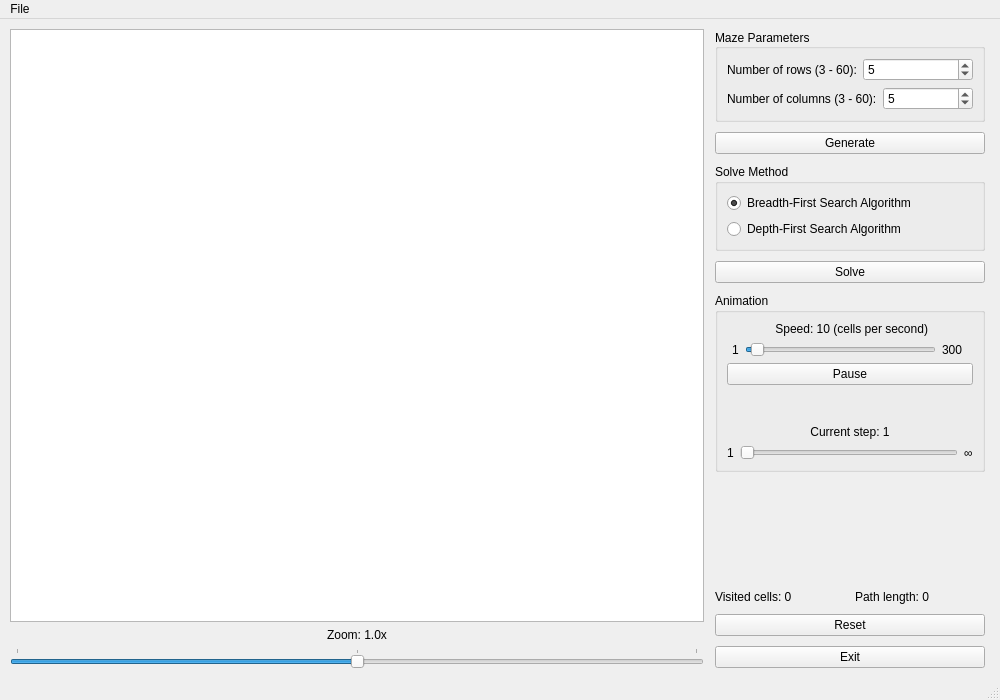
<?xml version="1.0" encoding="UTF-8"?>
<ui version="4.0">
 <class>MainWindow</class>
 <widget class="QMainWindow" name="MainWindow">
  <property name="windowModality">
   <enum>Qt::WindowModal</enum>
  </property>
  <property name="geometry">
   <rect>
    <x>0</x>
    <y>0</y>
    <width>1000</width>
    <height>700</height>
   </rect>
  </property>
  <property name="minimumSize">
   <size>
    <width>800</width>
    <height>670</height>
   </size>
  </property>
  <property name="windowTitle">
   <string>Maze Solver</string>
  </property>
  <property name="locale">
   <locale language="English" country="UnitedKingdom"/>
  </property>
  <property name="tabShape">
   <enum>QTabWidget::Rounded</enum>
  </property>
  <property name="unifiedTitleAndToolBarOnMac">
   <bool>false</bool>
  </property>
  <widget class="QWidget" name="centralwidget">
   <property name="sizePolicy">
    <sizepolicy hsizetype="Expanding" vsizetype="Expanding">
     <horstretch>0</horstretch>
     <verstretch>0</verstretch>
    </sizepolicy>
   </property>
   <layout class="QHBoxLayout" name="horizontalLayout_2" stretch="0,0">
    <property name="leftMargin">
     <number>10</number>
    </property>
    <property name="topMargin">
     <number>10</number>
    </property>
    <property name="rightMargin">
     <number>10</number>
    </property>
    <property name="bottomMargin">
     <number>10</number>
    </property>
    <item>
     <layout class="QVBoxLayout" name="verticalLayout_7">
      <item>
       <widget class="QGraphicsView" name="mazeView">
        <property name="sizePolicy">
         <sizepolicy hsizetype="Expanding" vsizetype="Expanding">
          <horstretch>0</horstretch>
          <verstretch>0</verstretch>
         </sizepolicy>
        </property>
        <property name="minimumSize">
         <size>
          <width>0</width>
          <height>0</height>
         </size>
        </property>
        <property name="frameShape">
         <enum>QFrame::StyledPanel</enum>
        </property>
       </widget>
      </item>
      <item>
       <widget class="QLabel" name="zoomLabel">
        <property name="text">
         <string>Zoom: 1.0x</string>
        </property>
        <property name="alignment">
         <set>Qt::AlignCenter</set>
        </property>
       </widget>
      </item>
      <item>
       <widget class="QSlider" name="zoomSlider">
        <property name="minimum">
         <number>-100</number>
        </property>
        <property name="maximum">
         <number>100</number>
        </property>
        <property name="singleStep">
         <number>1</number>
        </property>
        <property name="sliderPosition">
         <number>0</number>
        </property>
        <property name="tracking">
         <bool>true</bool>
        </property>
        <property name="orientation">
         <enum>Qt::Horizontal</enum>
        </property>
        <property name="invertedAppearance">
         <bool>false</bool>
        </property>
        <property name="invertedControls">
         <bool>false</bool>
        </property>
        <property name="tickPosition">
         <enum>QSlider::TicksAbove</enum>
        </property>
        <property name="tickInterval">
         <number>100</number>
        </property>
       </widget>
      </item>
     </layout>
    </item>
    <item>
     <widget class="QWidget" name="verticalWidget" native="true">
      <property name="sizePolicy">
       <sizepolicy hsizetype="Fixed" vsizetype="Expanding">
        <horstretch>0</horstretch>
        <verstretch>0</verstretch>
       </sizepolicy>
      </property>
      <property name="minimumSize">
       <size>
        <width>280</width>
        <height>0</height>
       </size>
      </property>
      <layout class="QVBoxLayout" name="verticalLayout">
       <property name="spacing">
        <number>10</number>
       </property>
       <property name="leftMargin">
        <number>5</number>
       </property>
       <property name="topMargin">
        <number>0</number>
       </property>
       <property name="rightMargin">
        <number>5</number>
       </property>
       <property name="bottomMargin">
        <number>0</number>
       </property>
       <item>
        <widget class="QGroupBox" name="groupBox">
         <property name="sizePolicy">
          <sizepolicy hsizetype="Preferred" vsizetype="Fixed">
           <horstretch>0</horstretch>
           <verstretch>0</verstretch>
          </sizepolicy>
         </property>
         <property name="font">
          <font>
           <bold>false</bold>
          </font>
         </property>
         <property name="title">
          <string>Maze Parameters</string>
         </property>
         <property name="alignment">
          <set>Qt::AlignLeading|Qt::AlignLeft|Qt::AlignVCenter</set>
         </property>
         <property name="flat">
          <bool>false</bool>
         </property>
         <layout class="QVBoxLayout" name="verticalLayout_2">
          <item>
           <layout class="QHBoxLayout" name="horizontalLayout_5">
            <item>
             <widget class="QLabel" name="label">
              <property name="sizePolicy">
               <sizepolicy hsizetype="Fixed" vsizetype="Minimum">
                <horstretch>0</horstretch>
                <verstretch>0</verstretch>
               </sizepolicy>
              </property>
              <property name="text">
               <string>Number of rows (3 - 60):</string>
              </property>
             </widget>
            </item>
            <item>
             <widget class="QSpinBox" name="rowsCount">
              <property name="wrapping">
               <bool>false</bool>
              </property>
              <property name="frame">
               <bool>true</bool>
              </property>
              <property name="buttonSymbols">
               <enum>QAbstractSpinBox::UpDownArrows</enum>
              </property>
              <property name="minimum">
               <number>3</number>
              </property>
              <property name="maximum">
               <number>60</number>
              </property>
              <property name="value">
               <number>5</number>
              </property>
             </widget>
            </item>
           </layout>
          </item>
          <item>
           <layout class="QHBoxLayout" name="horizontalLayout_3">
            <item>
             <widget class="QLabel" name="label_2">
              <property name="sizePolicy">
               <sizepolicy hsizetype="Fixed" vsizetype="Minimum">
                <horstretch>0</horstretch>
                <verstretch>0</verstretch>
               </sizepolicy>
              </property>
              <property name="text">
               <string>Number of columns (3 - 60):</string>
              </property>
             </widget>
            </item>
            <item>
             <widget class="QSpinBox" name="columnsCount">
              <property name="sizePolicy">
               <sizepolicy hsizetype="Minimum" vsizetype="Fixed">
                <horstretch>0</horstretch>
                <verstretch>0</verstretch>
               </sizepolicy>
              </property>
              <property name="wrapping">
               <bool>false</bool>
              </property>
              <property name="frame">
               <bool>true</bool>
              </property>
              <property name="buttonSymbols">
               <enum>QAbstractSpinBox::UpDownArrows</enum>
              </property>
              <property name="minimum">
               <number>3</number>
              </property>
              <property name="maximum">
               <number>60</number>
              </property>
              <property name="value">
               <number>5</number>
              </property>
             </widget>
            </item>
           </layout>
          </item>
         </layout>
        </widget>
       </item>
       <item>
        <widget class="QPushButton" name="generateButton">
         <property name="text">
          <string>Generate</string>
         </property>
        </widget>
       </item>
       <item>
        <widget class="QGroupBox" name="solveMethodGroupBox">
         <property name="sizePolicy">
          <sizepolicy hsizetype="MinimumExpanding" vsizetype="Fixed">
           <horstretch>0</horstretch>
           <verstretch>0</verstretch>
          </sizepolicy>
         </property>
         <property name="title">
          <string>Solve Method</string>
         </property>
         <layout class="QVBoxLayout" name="verticalLayout_3">
          <item>
           <widget class="QRadioButton" name="bfsRButton">
            <property name="text">
             <string>Breadth-First Search Algorithm</string>
            </property>
            <property name="checked">
             <bool>true</bool>
            </property>
           </widget>
          </item>
          <item>
           <widget class="QRadioButton" name="dfsRButton">
            <property name="text">
             <string>Depth-First Search Algorithm</string>
            </property>
           </widget>
          </item>
         </layout>
        </widget>
       </item>
       <item>
        <widget class="QPushButton" name="solveButton">
         <property name="text">
          <string>Solve</string>
         </property>
        </widget>
       </item>
       <item>
        <widget class="QGroupBox" name="groupBox_3">
         <property name="title">
          <string>Animation</string>
         </property>
         <layout class="QVBoxLayout" name="verticalLayout_4">
          <property name="spacing">
           <number>40</number>
          </property>
          <item>
           <layout class="QVBoxLayout" name="verticalLayout_5">
            <property name="spacing">
             <number>6</number>
            </property>
            <item>
             <widget class="QLabel" name="animationSpeedLabel">
              <property name="sizePolicy">
               <sizepolicy hsizetype="Preferred" vsizetype="Fixed">
                <horstretch>0</horstretch>
                <verstretch>0</verstretch>
               </sizepolicy>
              </property>
              <property name="text">
               <string> Speed: 10 (cells per second)</string>
              </property>
              <property name="alignment">
               <set>Qt::AlignCenter</set>
              </property>
              <property name="margin">
               <number>7</number>
              </property>
             </widget>
            </item>
            <item>
             <layout class="QHBoxLayout" name="horizontalLayout_6">
              <property name="leftMargin">
               <number>5</number>
              </property>
              <property name="rightMargin">
               <number>10</number>
              </property>
              <item>
               <widget class="QLabel" name="label_4">
                <property name="text">
                 <string>1</string>
                </property>
               </widget>
              </item>
              <item>
               <widget class="QSlider" name="animationSpeedSlider">
                <property name="minimum">
                 <number>1</number>
                </property>
                <property name="maximum">
                 <number>300</number>
                </property>
                <property name="value">
                 <number>10</number>
                </property>
                <property name="tracking">
                 <bool>true</bool>
                </property>
                <property name="orientation">
                 <enum>Qt::Horizontal</enum>
                </property>
                <property name="invertedAppearance">
                 <bool>false</bool>
                </property>
                <property name="invertedControls">
                 <bool>false</bool>
                </property>
                <property name="tickPosition">
                 <enum>QSlider::NoTicks</enum>
                </property>
                <property name="tickInterval">
                 <number>1</number>
                </property>
               </widget>
              </item>
              <item>
               <widget class="QLabel" name="animationSpeedMaxLabel">
                <property name="text">
                 <string>300</string>
                </property>
               </widget>
              </item>
             </layout>
            </item>
            <item>
             <widget class="QPushButton" name="animationPlayButton">
              <property name="text">
               <string>Pause</string>
              </property>
              <property name="flat">
               <bool>false</bool>
              </property>
             </widget>
            </item>
           </layout>
          </item>
          <item>
           <layout class="QVBoxLayout" name="verticalLayout_6" stretch="0,0">
            <property name="spacing">
             <number>6</number>
            </property>
            <item>
             <widget class="QLabel" name="animationStepLabel">
              <property name="text">
               <string>Current step: 1</string>
              </property>
              <property name="alignment">
               <set>Qt::AlignCenter</set>
              </property>
              <property name="margin">
               <number>4</number>
              </property>
             </widget>
            </item>
            <item>
             <layout class="QHBoxLayout" name="horizontalLayout_8">
              <item>
               <widget class="QLabel" name="label_10">
                <property name="text">
                 <string>1</string>
                </property>
               </widget>
              </item>
              <item>
               <widget class="QSlider" name="animationStepsSlider">
                <property name="minimum">
                 <number>1</number>
                </property>
                <property name="maximum">
                 <number>1</number>
                </property>
                <property name="pageStep">
                 <number>1</number>
                </property>
                <property name="tracking">
                 <bool>true</bool>
                </property>
                <property name="orientation">
                 <enum>Qt::Horizontal</enum>
                </property>
               </widget>
              </item>
              <item>
               <widget class="QLabel" name="animationMaxStepsLabel">
                <property name="text">
                 <string>∞</string>
                </property>
               </widget>
              </item>
             </layout>
            </item>
           </layout>
          </item>
         </layout>
        </widget>
       </item>
       <item>
        <spacer name="verticalSpacer">
         <property name="orientation">
          <enum>Qt::Vertical</enum>
         </property>
         <property name="sizeHint" stdset="0">
          <size>
           <width>20</width>
           <height>40</height>
          </size>
         </property>
        </spacer>
       </item>
       <item>
        <layout class="QHBoxLayout" name="horizontalLayout_7">
         <item>
          <widget class="QLabel" name="visitedCellsLabel">
           <property name="sizePolicy">
            <sizepolicy hsizetype="Preferred" vsizetype="Fixed">
             <horstretch>0</horstretch>
             <verstretch>0</verstretch>
            </sizepolicy>
           </property>
           <property name="text">
            <string>Visited cells: 0</string>
           </property>
          </widget>
         </item>
         <item>
          <widget class="QLabel" name="pathLengthLabel">
           <property name="sizePolicy">
            <sizepolicy hsizetype="Preferred" vsizetype="Fixed">
             <horstretch>0</horstretch>
             <verstretch>0</verstretch>
            </sizepolicy>
           </property>
           <property name="text">
            <string>Path length: 0</string>
           </property>
           <property name="alignment">
            <set>Qt::AlignLeading|Qt::AlignLeft|Qt::AlignVCenter</set>
           </property>
          </widget>
         </item>
        </layout>
       </item>
       <item>
        <widget class="QPushButton" name="resetButton">
         <property name="text">
          <string>Reset</string>
         </property>
        </widget>
       </item>
       <item>
        <widget class="QPushButton" name="exitButton">
         <property name="text">
          <string>Exit</string>
         </property>
        </widget>
       </item>
      </layout>
     </widget>
    </item>
   </layout>
  </widget>
  <widget class="QMenuBar" name="menubar">
   <property name="geometry">
    <rect>
     <x>0</x>
     <y>0</y>
     <width>1000</width>
     <height>21</height>
    </rect>
   </property>
   <widget class="QMenu" name="menuFile">
    <property name="title">
     <string>File</string>
    </property>
    <addaction name="actionNew"/>
    <addaction name="actionOpen"/>
    <addaction name="separator"/>
    <addaction name="actionExport_as_GIF"/>
    <addaction name="separator"/>
    <addaction name="actionSave"/>
    <addaction name="actionSave_as"/>
    <addaction name="separator"/>
    <addaction name="actionExit"/>
   </widget>
   <addaction name="menuFile"/>
  </widget>
  <widget class="QStatusBar" name="statusbar"/>
  <action name="actionSave">
   <property name="text">
    <string>Save</string>
   </property>
  </action>
  <action name="actionSave_as">
   <property name="text">
    <string>Save as...</string>
   </property>
  </action>
  <action name="actionOpen">
   <property name="text">
    <string>Open</string>
   </property>
  </action>
  <action name="actionNew">
   <property name="text">
    <string>New</string>
   </property>
  </action>
  <action name="actionExit">
   <property name="text">
    <string>Exit</string>
   </property>
  </action>
  <action name="actionInfo">
   <property name="text">
    <string>How it works</string>
   </property>
  </action>
  <action name="actionExport_as_GIF">
   <property name="text">
    <string>Export as GIF</string>
   </property>
  </action>
 </widget>
 <resources/>
 <connections/>
</ui>
